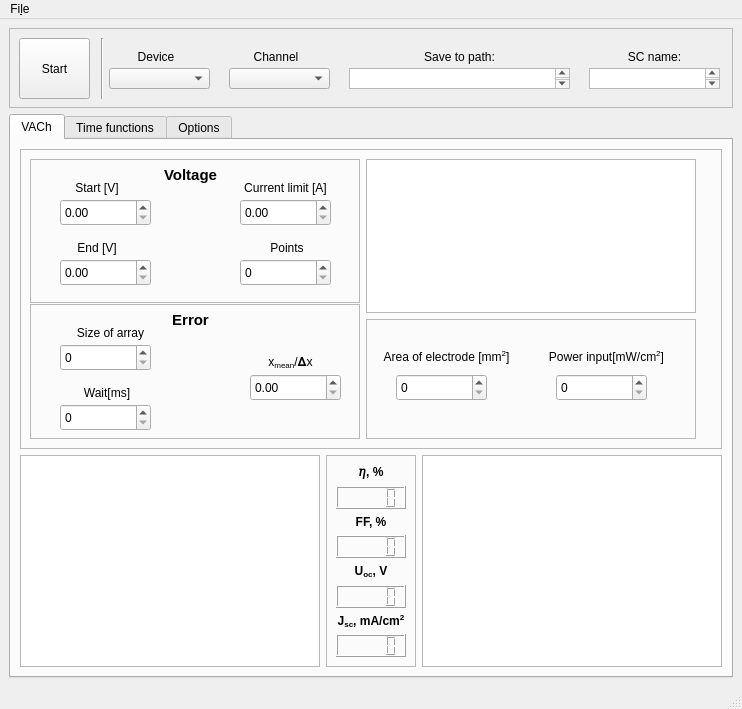
<?xml version="1.0" encoding="UTF-8"?>
<ui version="4.0">
 <class>MainWindow</class>
 <widget class="QMainWindow" name="MainWindow">
  <property name="geometry">
   <rect>
    <x>0</x>
    <y>0</y>
    <width>742</width>
    <height>709</height>
   </rect>
  </property>
  <property name="windowTitle">
   <string>MainWindow</string>
  </property>
  <widget class="QWidget" name="centralwidget">
   <layout class="QGridLayout" name="gridLayout">
    <item row="0" column="0">
     <widget class="QFrame" name="frame">
      <property name="sizePolicy">
       <sizepolicy hsizetype="MinimumExpanding" vsizetype="MinimumExpanding">
        <horstretch>0</horstretch>
        <verstretch>0</verstretch>
       </sizepolicy>
      </property>
      <property name="minimumSize">
       <size>
        <width>120</width>
        <height>80</height>
       </size>
      </property>
      <property name="maximumSize">
       <size>
        <width>16777215</width>
        <height>80</height>
       </size>
      </property>
      <property name="frameShape">
       <enum>QFrame::StyledPanel</enum>
      </property>
      <property name="frameShadow">
       <enum>QFrame::Raised</enum>
      </property>
      <widget class="QPushButton" name="pushButton">
       <property name="geometry">
        <rect>
         <x>10</x>
         <y>10</y>
         <width>71</width>
         <height>61</height>
        </rect>
       </property>
       <property name="text">
        <string>Start</string>
       </property>
      </widget>
      <widget class="QComboBox" name="device_box">
       <property name="geometry">
        <rect>
         <x>100</x>
         <y>40</y>
         <width>101</width>
         <height>21</height>
        </rect>
       </property>
      </widget>
      <widget class="QLabel" name="label_10">
       <property name="geometry">
        <rect>
         <x>120</x>
         <y>20</y>
         <width>54</width>
         <height>17</height>
        </rect>
       </property>
       <property name="text">
        <string>Device</string>
       </property>
       <property name="alignment">
        <set>Qt::AlignCenter</set>
       </property>
      </widget>
      <widget class="Line" name="line">
       <property name="geometry">
        <rect>
         <x>83</x>
         <y>10</y>
         <width>20</width>
         <height>61</height>
        </rect>
       </property>
       <property name="orientation">
        <enum>Qt::Vertical</enum>
       </property>
      </widget>
      <widget class="QComboBox" name="channel_box">
       <property name="geometry">
        <rect>
         <x>220</x>
         <y>40</y>
         <width>101</width>
         <height>21</height>
        </rect>
       </property>
      </widget>
      <widget class="QLabel" name="label_11">
       <property name="geometry">
        <rect>
         <x>240</x>
         <y>20</y>
         <width>54</width>
         <height>17</height>
        </rect>
       </property>
       <property name="text">
        <string>Channel</string>
       </property>
       <property name="alignment">
        <set>Qt::AlignCenter</set>
       </property>
      </widget>
      <widget class="QLabel" name="label_16">
       <property name="geometry">
        <rect>
         <x>400</x>
         <y>20</y>
         <width>101</width>
         <height>17</height>
        </rect>
       </property>
       <property name="text">
        <string>Save to path:</string>
       </property>
       <property name="alignment">
        <set>Qt::AlignCenter</set>
       </property>
      </widget>
      <widget class="QTextEdit" name="save_slot">
       <property name="geometry">
        <rect>
         <x>340</x>
         <y>40</y>
         <width>221</width>
         <height>21</height>
        </rect>
       </property>
      </widget>
      <widget class="QLabel" name="label_17">
       <property name="geometry">
        <rect>
         <x>595</x>
         <y>20</y>
         <width>101</width>
         <height>17</height>
        </rect>
       </property>
       <property name="text">
        <string>SC name:</string>
       </property>
       <property name="alignment">
        <set>Qt::AlignCenter</set>
       </property>
      </widget>
      <widget class="QTextEdit" name="save_slot_2">
       <property name="geometry">
        <rect>
         <x>580</x>
         <y>40</y>
         <width>131</width>
         <height>21</height>
        </rect>
       </property>
      </widget>
     </widget>
    </item>
    <item row="2" column="0" rowspan="3">
     <widget class="QTabWidget" name="tabWidget">
      <property name="currentIndex">
       <number>0</number>
      </property>
      <widget class="QWidget" name="vach_tab">
       <attribute name="title">
        <string>VACh</string>
       </attribute>
       <layout class="QGridLayout" name="gridLayout_2">
        <item row="1" column="2">
         <widget class="PlotWidget" name="power_graph">
          <property name="sizePolicy">
           <sizepolicy hsizetype="MinimumExpanding" vsizetype="MinimumExpanding">
            <horstretch>0</horstretch>
            <verstretch>0</verstretch>
           </sizepolicy>
          </property>
          <property name="minimumSize">
           <size>
            <width>300</width>
            <height>200</height>
           </size>
          </property>
         </widget>
        </item>
        <item row="0" column="0" colspan="3">
         <widget class="QFrame" name="frame_2">
          <property name="sizePolicy">
           <sizepolicy hsizetype="MinimumExpanding" vsizetype="MinimumExpanding">
            <horstretch>0</horstretch>
            <verstretch>0</verstretch>
           </sizepolicy>
          </property>
          <property name="minimumSize">
           <size>
            <width>700</width>
            <height>300</height>
           </size>
          </property>
          <property name="maximumSize">
           <size>
            <width>16777215</width>
            <height>300</height>
           </size>
          </property>
          <property name="frameShape">
           <enum>QFrame::StyledPanel</enum>
          </property>
          <property name="frameShadow">
           <enum>QFrame::Raised</enum>
          </property>
          <layout class="QGridLayout" name="gridLayout_3">
           <item row="0" column="0">
            <widget class="QFrame" name="frame_3">
             <property name="sizePolicy">
              <sizepolicy hsizetype="MinimumExpanding" vsizetype="MinimumExpanding">
               <horstretch>0</horstretch>
               <verstretch>0</verstretch>
              </sizepolicy>
             </property>
             <property name="minimumSize">
              <size>
               <width>330</width>
               <height>144</height>
              </size>
             </property>
             <property name="maximumSize">
              <size>
               <width>330</width>
               <height>16777215</height>
              </size>
             </property>
             <property name="frameShape">
              <enum>QFrame::StyledPanel</enum>
             </property>
             <property name="frameShadow">
              <enum>QFrame::Raised</enum>
             </property>
             <widget class="QLabel" name="label">
              <property name="geometry">
               <rect>
                <x>40</x>
                <y>0</y>
                <width>241</width>
                <height>31</height>
               </rect>
              </property>
              <property name="font">
               <font>
                <pointsize>11</pointsize>
                <weight>75</weight>
                <bold>true</bold>
               </font>
              </property>
              <property name="layoutDirection">
               <enum>Qt::LeftToRight</enum>
              </property>
              <property name="text">
               <string>Voltage</string>
              </property>
              <property name="textFormat">
               <enum>Qt::AutoText</enum>
              </property>
              <property name="alignment">
               <set>Qt::AlignCenter</set>
              </property>
             </widget>
             <widget class="QLabel" name="label_2">
              <property name="geometry">
               <rect>
                <x>40</x>
                <y>20</y>
                <width>54</width>
                <height>17</height>
               </rect>
              </property>
              <property name="text">
               <string>Start [V]</string>
              </property>
              <property name="alignment">
               <set>Qt::AlignCenter</set>
              </property>
             </widget>
             <widget class="QLabel" name="label_3">
              <property name="geometry">
               <rect>
                <x>40</x>
                <y>80</y>
                <width>54</width>
                <height>17</height>
               </rect>
              </property>
              <property name="text">
               <string>End [V]</string>
              </property>
              <property name="alignment">
               <set>Qt::AlignCenter</set>
              </property>
             </widget>
             <widget class="QLabel" name="label_4">
              <property name="geometry">
               <rect>
                <x>200</x>
                <y>20</y>
                <width>111</width>
                <height>17</height>
               </rect>
              </property>
              <property name="text">
               <string>Current limit [A]</string>
              </property>
              <property name="alignment">
               <set>Qt::AlignCenter</set>
              </property>
             </widget>
             <widget class="QLabel" name="label_5">
              <property name="geometry">
               <rect>
                <x>230</x>
                <y>80</y>
                <width>54</width>
                <height>17</height>
               </rect>
              </property>
              <property name="text">
               <string>Points</string>
              </property>
              <property name="alignment">
               <set>Qt::AlignCenter</set>
              </property>
             </widget>
             <widget class="QSpinBox" name="points_box">
              <property name="geometry">
               <rect>
                <x>210</x>
                <y>100</y>
                <width>91</width>
                <height>27</height>
               </rect>
              </property>
             </widget>
             <widget class="QDoubleSpinBox" name="startV_box">
              <property name="geometry">
               <rect>
                <x>30</x>
                <y>40</y>
                <width>91</width>
                <height>27</height>
               </rect>
              </property>
             </widget>
             <widget class="QDoubleSpinBox" name="endV_box">
              <property name="geometry">
               <rect>
                <x>30</x>
                <y>100</y>
                <width>91</width>
                <height>27</height>
               </rect>
              </property>
             </widget>
             <widget class="QDoubleSpinBox" name="limitA_box">
              <property name="geometry">
               <rect>
                <x>210</x>
                <y>40</y>
                <width>91</width>
                <height>27</height>
               </rect>
              </property>
             </widget>
            </widget>
           </item>
           <item row="0" column="1" rowspan="2">
            <widget class="PlotWidget" name="current_graph">
             <property name="sizePolicy">
              <sizepolicy hsizetype="MinimumExpanding" vsizetype="MinimumExpanding">
               <horstretch>0</horstretch>
               <verstretch>0</verstretch>
              </sizepolicy>
             </property>
             <property name="minimumSize">
              <size>
               <width>200</width>
               <height>150</height>
              </size>
             </property>
             <property name="maximumSize">
              <size>
               <width>330</width>
               <height>300</height>
              </size>
             </property>
             <property name="sizeIncrement">
              <size>
               <width>0</width>
               <height>0</height>
              </size>
             </property>
             <property name="layoutDirection">
              <enum>Qt::LeftToRight</enum>
             </property>
            </widget>
           </item>
           <item row="0" column="2">
            <spacer name="horizontalSpacer">
             <property name="orientation">
              <enum>Qt::Horizontal</enum>
             </property>
             <property name="sizeHint" stdset="0">
              <size>
               <width>40</width>
               <height>20</height>
              </size>
             </property>
            </spacer>
           </item>
           <item row="1" column="0" rowspan="2">
            <widget class="QFrame" name="frame_4">
             <property name="sizePolicy">
              <sizepolicy hsizetype="MinimumExpanding" vsizetype="MinimumExpanding">
               <horstretch>0</horstretch>
               <verstretch>0</verstretch>
              </sizepolicy>
             </property>
             <property name="minimumSize">
              <size>
               <width>330</width>
               <height>135</height>
              </size>
             </property>
             <property name="maximumSize">
              <size>
               <width>330</width>
               <height>135</height>
              </size>
             </property>
             <property name="frameShape">
              <enum>QFrame::StyledPanel</enum>
             </property>
             <property name="frameShadow">
              <enum>QFrame::Raised</enum>
             </property>
             <widget class="QLabel" name="label_6">
              <property name="geometry">
               <rect>
                <x>40</x>
                <y>0</y>
                <width>241</width>
                <height>31</height>
               </rect>
              </property>
              <property name="font">
               <font>
                <pointsize>11</pointsize>
                <weight>75</weight>
                <bold>true</bold>
               </font>
              </property>
              <property name="layoutDirection">
               <enum>Qt::LeftToRight</enum>
              </property>
              <property name="text">
               <string>Error</string>
              </property>
              <property name="textFormat">
               <enum>Qt::AutoText</enum>
              </property>
              <property name="alignment">
               <set>Qt::AlignCenter</set>
              </property>
             </widget>
             <widget class="QLabel" name="label_7">
              <property name="geometry">
               <rect>
                <x>10</x>
                <y>20</y>
                <width>141</width>
                <height>17</height>
               </rect>
              </property>
              <property name="text">
               <string>Size of array</string>
              </property>
              <property name="alignment">
               <set>Qt::AlignCenter</set>
              </property>
             </widget>
             <widget class="QLabel" name="label_8">
              <property name="geometry">
               <rect>
                <x>50</x>
                <y>80</y>
                <width>54</width>
                <height>17</height>
               </rect>
              </property>
              <property name="text">
               <string>Wait[ms]</string>
              </property>
              <property name="alignment">
               <set>Qt::AlignCenter</set>
              </property>
             </widget>
             <widget class="QLabel" name="label_9">
              <property name="geometry">
               <rect>
                <x>190</x>
                <y>50</y>
                <width>141</width>
                <height>17</height>
               </rect>
              </property>
              <property name="text">
               <string>&lt;html&gt;&lt;head/&gt;&lt;body&gt;&lt;p&gt;x&lt;span style=&quot; vertical-align:sub;&quot;&gt;mean&lt;/span&gt;/𝚫x&lt;/p&gt;&lt;/body&gt;&lt;/html&gt;</string>
              </property>
              <property name="alignment">
               <set>Qt::AlignCenter</set>
              </property>
              <property name="wordWrap">
               <bool>false</bool>
              </property>
             </widget>
             <widget class="QSpinBox" name="array_size_box">
              <property name="geometry">
               <rect>
                <x>30</x>
                <y>40</y>
                <width>91</width>
                <height>27</height>
               </rect>
              </property>
             </widget>
             <widget class="QSpinBox" name="wait_box">
              <property name="geometry">
               <rect>
                <x>30</x>
                <y>100</y>
                <width>91</width>
                <height>27</height>
               </rect>
              </property>
             </widget>
             <widget class="QDoubleSpinBox" name="x_mean_box">
              <property name="geometry">
               <rect>
                <x>220</x>
                <y>70</y>
                <width>91</width>
                <height>27</height>
               </rect>
              </property>
             </widget>
            </widget>
           </item>
           <item row="2" column="1">
            <widget class="QFrame" name="frame_6">
             <property name="sizePolicy">
              <sizepolicy hsizetype="MinimumExpanding" vsizetype="MinimumExpanding">
               <horstretch>0</horstretch>
               <verstretch>0</verstretch>
              </sizepolicy>
             </property>
             <property name="minimumSize">
              <size>
               <width>330</width>
               <height>120</height>
              </size>
             </property>
             <property name="maximumSize">
              <size>
               <width>330</width>
               <height>120</height>
              </size>
             </property>
             <property name="frameShape">
              <enum>QFrame::StyledPanel</enum>
             </property>
             <property name="frameShadow">
              <enum>QFrame::Raised</enum>
             </property>
             <widget class="QLabel" name="label_18">
              <property name="geometry">
               <rect>
                <x>10</x>
                <y>30</y>
                <width>141</width>
                <height>17</height>
               </rect>
              </property>
              <property name="text">
               <string>&lt;html&gt;&lt;head/&gt;&lt;body&gt;&lt;p&gt;Area of electrode [mm&lt;span style=&quot; vertical-align:super;&quot;&gt;2&lt;/span&gt;]&lt;/p&gt;&lt;/body&gt;&lt;/html&gt;</string>
              </property>
              <property name="alignment">
               <set>Qt::AlignCenter</set>
              </property>
             </widget>
             <widget class="QLabel" name="label_20">
              <property name="geometry">
               <rect>
                <x>170</x>
                <y>30</y>
                <width>141</width>
                <height>17</height>
               </rect>
              </property>
              <property name="text">
               <string>&lt;html&gt;&lt;head/&gt;&lt;body&gt;&lt;p&gt;Power input[mW/cm&lt;span style=&quot; vertical-align:super;&quot;&gt;2&lt;/span&gt;]&lt;/p&gt;&lt;/body&gt;&lt;/html&gt;</string>
              </property>
              <property name="alignment">
               <set>Qt::AlignCenter</set>
              </property>
              <property name="wordWrap">
               <bool>false</bool>
              </property>
             </widget>
             <widget class="QSpinBox" name="area_box">
              <property name="geometry">
               <rect>
                <x>30</x>
                <y>55</y>
                <width>91</width>
                <height>27</height>
               </rect>
              </property>
             </widget>
             <widget class="QSpinBox" name="power_input_box">
              <property name="geometry">
               <rect>
                <x>190</x>
                <y>55</y>
                <width>91</width>
                <height>27</height>
               </rect>
              </property>
             </widget>
            </widget>
           </item>
           <item row="2" column="2">
            <spacer name="horizontalSpacer_2">
             <property name="orientation">
              <enum>Qt::Horizontal</enum>
             </property>
             <property name="sizeHint" stdset="0">
              <size>
               <width>40</width>
               <height>20</height>
              </size>
             </property>
            </spacer>
           </item>
          </layout>
          <zorder>current_graph</zorder>
          <zorder>horizontalSpacer</zorder>
          <zorder>horizontalSpacer_2</zorder>
          <zorder>frame_3</zorder>
          <zorder>frame_6</zorder>
          <zorder>frame_4</zorder>
         </widget>
        </item>
        <item row="1" column="1">
         <widget class="QFrame" name="frame_5">
          <property name="sizePolicy">
           <sizepolicy hsizetype="Fixed" vsizetype="MinimumExpanding">
            <horstretch>0</horstretch>
            <verstretch>0</verstretch>
           </sizepolicy>
          </property>
          <property name="minimumSize">
           <size>
            <width>90</width>
            <height>200</height>
           </size>
          </property>
          <property name="frameShape">
           <enum>QFrame::StyledPanel</enum>
          </property>
          <property name="frameShadow">
           <enum>QFrame::Raised</enum>
          </property>
          <layout class="QVBoxLayout" name="verticalLayout">
           <item>
            <widget class="QLabel" name="label_12">
             <property name="text">
              <string>&lt;html&gt;&lt;head/&gt;&lt;body&gt;&lt;p&gt;&lt;span style=&quot; font-weight:600;&quot;&gt;𝜂, %&lt;/span&gt;&lt;/p&gt;&lt;/body&gt;&lt;/html&gt;</string>
             </property>
             <property name="alignment">
              <set>Qt::AlignCenter</set>
             </property>
            </widget>
           </item>
           <item>
            <widget class="QLCDNumber" name="lcdNumber"/>
           </item>
           <item>
            <widget class="QLabel" name="label_13">
             <property name="text">
              <string>&lt;html&gt;&lt;head/&gt;&lt;body&gt;&lt;p&gt;&lt;span style=&quot; font-weight:600;&quot;&gt;FF, %&lt;/span&gt;&lt;/p&gt;&lt;/body&gt;&lt;/html&gt;</string>
             </property>
             <property name="alignment">
              <set>Qt::AlignCenter</set>
             </property>
            </widget>
           </item>
           <item>
            <widget class="QLCDNumber" name="lcdNumber_2"/>
           </item>
           <item>
            <widget class="QLabel" name="label_14">
             <property name="text">
              <string>&lt;html&gt;&lt;head/&gt;&lt;body&gt;&lt;p&gt;&lt;span style=&quot; font-weight:600;&quot;&gt;U&lt;/span&gt;&lt;span style=&quot; font-weight:600; vertical-align:sub;&quot;&gt;oc&lt;/span&gt;&lt;span style=&quot; font-weight:600;&quot;&gt;, V&lt;/span&gt;&lt;/p&gt;&lt;/body&gt;&lt;/html&gt;</string>
             </property>
             <property name="alignment">
              <set>Qt::AlignCenter</set>
             </property>
            </widget>
           </item>
           <item>
            <widget class="QLCDNumber" name="lcdNumber_3"/>
           </item>
           <item>
            <widget class="QLabel" name="label_15">
             <property name="text">
              <string>&lt;html&gt;&lt;head/&gt;&lt;body&gt;&lt;p&gt;&lt;span style=&quot; font-weight:600;&quot;&gt;J&lt;/span&gt;&lt;span style=&quot; font-weight:600; vertical-align:sub;&quot;&gt;sc&lt;/span&gt;&lt;span style=&quot; font-weight:600;&quot;&gt;, mA/cm&lt;/span&gt;&lt;span style=&quot; font-weight:600; vertical-align:super;&quot;&gt;2&lt;/span&gt;&lt;/p&gt;&lt;/body&gt;&lt;/html&gt;</string>
             </property>
             <property name="alignment">
              <set>Qt::AlignCenter</set>
             </property>
            </widget>
           </item>
           <item>
            <widget class="QLCDNumber" name="lcdNumber_4"/>
           </item>
          </layout>
         </widget>
        </item>
        <item row="1" column="0">
         <widget class="PlotWidget" name="density_graph">
          <property name="sizePolicy">
           <sizepolicy hsizetype="MinimumExpanding" vsizetype="MinimumExpanding">
            <horstretch>0</horstretch>
            <verstretch>0</verstretch>
           </sizepolicy>
          </property>
          <property name="minimumSize">
           <size>
            <width>300</width>
            <height>200</height>
           </size>
          </property>
         </widget>
        </item>
       </layout>
      </widget>
      <widget class="QWidget" name="time_tab">
       <attribute name="title">
        <string>Time functions</string>
       </attribute>
      </widget>
      <widget class="QWidget" name="opt_tab">
       <attribute name="title">
        <string>Options</string>
       </attribute>
      </widget>
     </widget>
    </item>
   </layout>
  </widget>
  <widget class="QMenuBar" name="menubar">
   <property name="geometry">
    <rect>
     <x>0</x>
     <y>0</y>
     <width>742</width>
     <height>32</height>
    </rect>
   </property>
   <widget class="QMenu" name="menuFile">
    <property name="title">
     <string>Fi&amp;le</string>
    </property>
    <addaction name="actionQuit"/>
   </widget>
   <addaction name="menuFile"/>
  </widget>
  <widget class="QStatusBar" name="statusbar"/>
  <action name="actionQuit">
   <property name="text">
    <string>&amp;Quit(Ctrl+Q)</string>
   </property>
  </action>
 </widget>
 <customwidgets>
  <customwidget>
   <class>PlotWidget</class>
   <extends>QGraphicsView</extends>
   <header>pyqtgraph</header>
  </customwidget>
 </customwidgets>
 <resources/>
 <connections/>
</ui>
